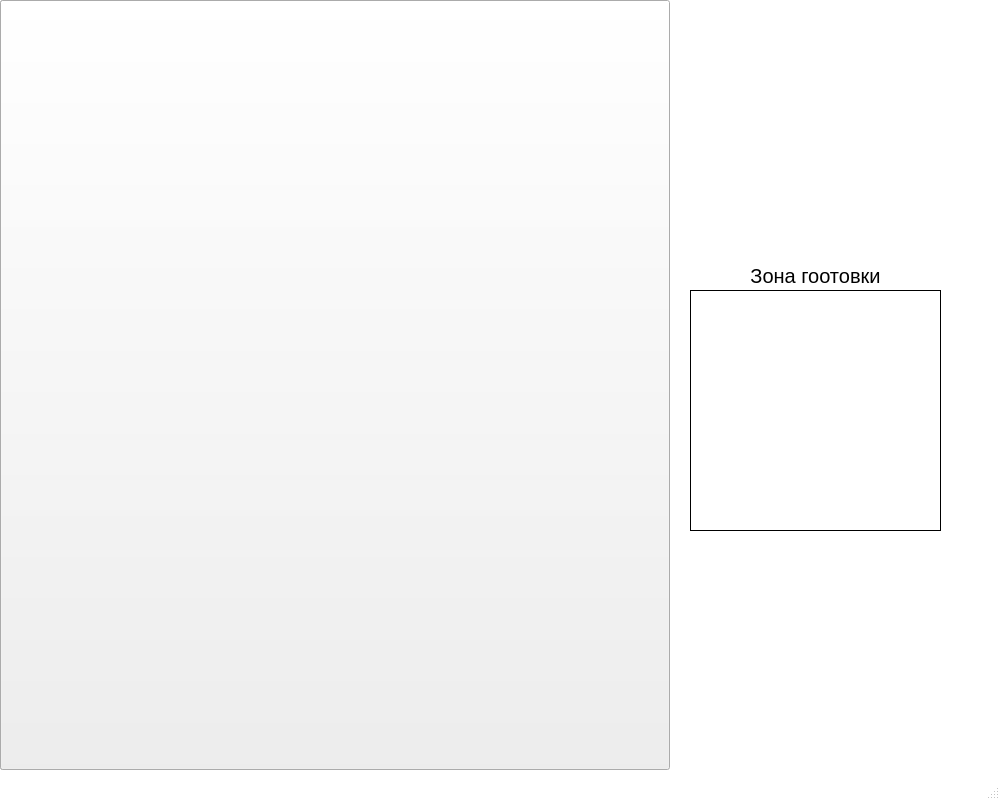
<?xml version="1.0" encoding="UTF-8"?>
<ui version="4.0">
 <class>MainWindow</class>
 <widget class="QMainWindow" name="MainWindow">
  <property name="geometry">
   <rect>
    <x>0</x>
    <y>0</y>
    <width>1000</width>
    <height>800</height>
   </rect>
  </property>
  <property name="minimumSize">
   <size>
    <width>1000</width>
    <height>800</height>
   </size>
  </property>
  <property name="maximumSize">
   <size>
    <width>1000</width>
    <height>800</height>
   </size>
  </property>
  <property name="windowTitle">
   <string>Игра &quot;Бутерброд&quot;</string>
  </property>
  <property name="autoFillBackground">
   <bool>false</bool>
  </property>
  <property name="styleSheet">
   <string notr="true">QMainWindow {
background-color: white;
}</string>
  </property>
  <widget class="QWidget" name="centralwidget">
   <widget class="QPushButton" name="pushButton">
    <property name="geometry">
     <rect>
      <x>0</x>
      <y>0</y>
      <width>391</width>
      <height>770</height>
     </rect>
    </property>
    <property name="styleSheet">
     <string notr="true"/>
    </property>
    <property name="text">
     <string/>
    </property>
    <property name="icon">
     <iconset>
      <normaloff>../img/closed.png</normaloff>../img/closed.png</iconset>
    </property>
    <property name="iconSize">
     <size>
      <width>420</width>
      <height>770</height>
     </size>
    </property>
   </widget>
   <widget class="QWidget" name="widget" native="true">
    <property name="geometry">
     <rect>
      <x>0</x>
      <y>0</y>
      <width>670</width>
      <height>770</height>
     </rect>
    </property>
    <widget class="QPushButton" name="pushButton_2">
     <property name="geometry">
      <rect>
       <x>0</x>
       <y>0</y>
       <width>670</width>
       <height>770</height>
      </rect>
     </property>
     <property name="styleSheet">
      <string notr="true"/>
     </property>
     <property name="text">
      <string/>
     </property>
     <property name="icon">
      <iconset>
       <normaloff>../img/opened.png</normaloff>../img/opened.png</iconset>
     </property>
     <property name="iconSize">
      <size>
       <width>800</width>
       <height>770</height>
      </size>
     </property>
    </widget>
    <widget class="QWidget" name="widget_cutlet" native="true">
     <property name="geometry">
      <rect>
       <x>90</x>
       <y>80</y>
       <width>61</width>
       <height>51</height>
      </rect>
     </property>
     <widget class="QLabel" name="label">
      <property name="geometry">
       <rect>
        <x>0</x>
        <y>0</y>
        <width>60</width>
        <height>50</height>
       </rect>
      </property>
      <property name="text">
       <string/>
      </property>
      <property name="pixmap">
       <pixmap>../img/Beef1.svg</pixmap>
      </property>
      <property name="scaledContents">
       <bool>true</bool>
      </property>
     </widget>
     <widget class="QWidget" name="gridLayoutWidget">
      <property name="geometry">
       <rect>
        <x>0</x>
        <y>0</y>
        <width>61</width>
        <height>51</height>
       </rect>
      </property>
      <layout class="QGridLayout" name="gridLayout"/>
     </widget>
    </widget>
    <widget class="QWidget" name="widget_cheese" native="true">
     <property name="geometry">
      <rect>
       <x>200</x>
       <y>90</y>
       <width>61</width>
       <height>51</height>
      </rect>
     </property>
     <widget class="QLabel" name="label_2">
      <property name="geometry">
       <rect>
        <x>0</x>
        <y>0</y>
        <width>60</width>
        <height>50</height>
       </rect>
      </property>
      <property name="text">
       <string/>
      </property>
      <property name="pixmap">
       <pixmap>../img/Cheese1.svg</pixmap>
      </property>
      <property name="scaledContents">
       <bool>true</bool>
      </property>
     </widget>
     <widget class="QWidget" name="gridLayoutWidget_2">
      <property name="geometry">
       <rect>
        <x>0</x>
        <y>0</y>
        <width>61</width>
        <height>51</height>
       </rect>
      </property>
      <layout class="QGridLayout" name="gridLayout_2"/>
     </widget>
    </widget>
    <widget class="QWidget" name="widget_cucumbers" native="true">
     <property name="geometry">
      <rect>
       <x>270</x>
       <y>370</y>
       <width>61</width>
       <height>51</height>
      </rect>
     </property>
     <widget class="QLabel" name="label_3">
      <property name="geometry">
       <rect>
        <x>0</x>
        <y>0</y>
        <width>60</width>
        <height>50</height>
       </rect>
      </property>
      <property name="text">
       <string/>
      </property>
      <property name="pixmap">
       <pixmap>../img/Cucumbers1.svg</pixmap>
      </property>
      <property name="scaledContents">
       <bool>true</bool>
      </property>
     </widget>
     <widget class="QWidget" name="gridLayoutWidget_3">
      <property name="geometry">
       <rect>
        <x>0</x>
        <y>0</y>
        <width>61</width>
        <height>51</height>
       </rect>
      </property>
      <layout class="QGridLayout" name="gridLayout_3"/>
     </widget>
    </widget>
    <widget class="QWidget" name="widget_onion" native="true">
     <property name="geometry">
      <rect>
       <x>70</x>
       <y>480</y>
       <width>70</width>
       <height>60</height>
      </rect>
     </property>
     <widget class="QLabel" name="label_4">
      <property name="geometry">
       <rect>
        <x>0</x>
        <y>-1</y>
        <width>70</width>
        <height>60</height>
       </rect>
      </property>
      <property name="text">
       <string/>
      </property>
      <property name="pixmap">
       <pixmap>../img/Onion1.svg</pixmap>
      </property>
      <property name="scaledContents">
       <bool>false</bool>
      </property>
     </widget>
     <widget class="QWidget" name="gridLayoutWidget_4">
      <property name="geometry">
       <rect>
        <x>0</x>
        <y>0</y>
        <width>70</width>
        <height>60</height>
       </rect>
      </property>
      <layout class="QGridLayout" name="gridLayout_4"/>
     </widget>
    </widget>
    <widget class="QWidget" name="widget_salad" native="true">
     <property name="geometry">
      <rect>
       <x>170</x>
       <y>480</y>
       <width>61</width>
       <height>51</height>
      </rect>
     </property>
     <widget class="QLabel" name="label_5">
      <property name="geometry">
       <rect>
        <x>0</x>
        <y>0</y>
        <width>60</width>
        <height>50</height>
       </rect>
      </property>
      <property name="text">
       <string/>
      </property>
      <property name="pixmap">
       <pixmap>../img/Salad1.svg</pixmap>
      </property>
      <property name="scaledContents">
       <bool>true</bool>
      </property>
     </widget>
     <widget class="QWidget" name="gridLayoutWidget_5">
      <property name="geometry">
       <rect>
        <x>0</x>
        <y>0</y>
        <width>61</width>
        <height>51</height>
       </rect>
      </property>
      <layout class="QGridLayout" name="gridLayout_5"/>
     </widget>
    </widget>
    <widget class="QWidget" name="widget_tomato" native="true">
     <property name="geometry">
      <rect>
       <x>270</x>
       <y>480</y>
       <width>61</width>
       <height>51</height>
      </rect>
     </property>
     <widget class="QLabel" name="label_7">
      <property name="geometry">
       <rect>
        <x>0</x>
        <y>0</y>
        <width>60</width>
        <height>50</height>
       </rect>
      </property>
      <property name="text">
       <string/>
      </property>
      <property name="pixmap">
       <pixmap>../img/Tomatoes1.svg</pixmap>
      </property>
      <property name="scaledContents">
       <bool>true</bool>
      </property>
     </widget>
     <widget class="QWidget" name="gridLayoutWidget_7">
      <property name="geometry">
       <rect>
        <x>0</x>
        <y>0</y>
        <width>61</width>
        <height>51</height>
       </rect>
      </property>
      <layout class="QGridLayout" name="gridLayout_7"/>
     </widget>
    </widget>
    <widget class="QWidget" name="widget_top" native="true">
     <property name="geometry">
      <rect>
       <x>70</x>
       <y>380</y>
       <width>70</width>
       <height>34</height>
      </rect>
     </property>
     <widget class="QLabel" name="label_10">
      <property name="geometry">
       <rect>
        <x>0</x>
        <y>0</y>
        <width>70</width>
        <height>34</height>
       </rect>
      </property>
      <property name="text">
       <string/>
      </property>
      <property name="pixmap">
       <pixmap>../img/Top.svg</pixmap>
      </property>
      <property name="scaledContents">
       <bool>true</bool>
      </property>
     </widget>
     <widget class="QWidget" name="gridLayoutWidget_10">
      <property name="geometry">
       <rect>
        <x>0</x>
        <y>0</y>
        <width>70</width>
        <height>34</height>
       </rect>
      </property>
      <layout class="QGridLayout" name="gridLayout_10"/>
     </widget>
    </widget>
    <widget class="QWidget" name="widget_bottom" native="true">
     <property name="geometry">
      <rect>
       <x>170</x>
       <y>390</y>
       <width>70</width>
       <height>34</height>
      </rect>
     </property>
     <widget class="QLabel" name="label_12">
      <property name="geometry">
       <rect>
        <x>0</x>
        <y>0</y>
        <width>70</width>
        <height>30</height>
       </rect>
      </property>
      <property name="text">
       <string/>
      </property>
      <property name="pixmap">
       <pixmap>../img/Bottom.svg</pixmap>
      </property>
      <property name="scaledContents">
       <bool>true</bool>
      </property>
     </widget>
     <widget class="QWidget" name="gridLayoutWidget_12">
      <property name="geometry">
       <rect>
        <x>0</x>
        <y>0</y>
        <width>70</width>
        <height>34</height>
       </rect>
      </property>
      <layout class="QGridLayout" name="gridLayout_14"/>
     </widget>
    </widget>
   </widget>
   <widget class="QWidget" name="widget_2" native="true">
    <property name="geometry">
     <rect>
      <x>690</x>
      <y>290</y>
      <width>251</width>
      <height>241</height>
     </rect>
    </property>
    <property name="styleSheet">
     <string notr="true">#widget_2 {
	border: 2px solid black;
border-radius: 10px;
}</string>
    </property>
    <widget class="QWidget" name="verticalLayoutWidget">
     <property name="geometry">
      <rect>
       <x>0</x>
       <y>0</y>
       <width>251</width>
       <height>241</height>
      </rect>
     </property>
     <layout class="QVBoxLayout" name="verticalLayout">
      <item>
       <widget class="QListWidget" name="listWidget">
        <property name="styleSheet">
         <string notr="true">QListWidget {
border: 1px solid black;
}</string>
        </property>
       </widget>
      </item>
     </layout>
    </widget>
   </widget>
   <widget class="QLabel" name="label_8">
    <property name="geometry">
     <rect>
      <x>690</x>
      <y>260</y>
      <width>251</width>
      <height>31</height>
     </rect>
    </property>
    <property name="font">
     <font>
      <pointsize>15</pointsize>
     </font>
    </property>
    <property name="text">
     <string>Зона гоотовки</string>
    </property>
    <property name="alignment">
     <set>Qt::AlignCenter</set>
    </property>
   </widget>
  </widget>
  <widget class="QStatusBar" name="statusbar"/>
 </widget>
 <resources/>
 <connections/>
</ui>
